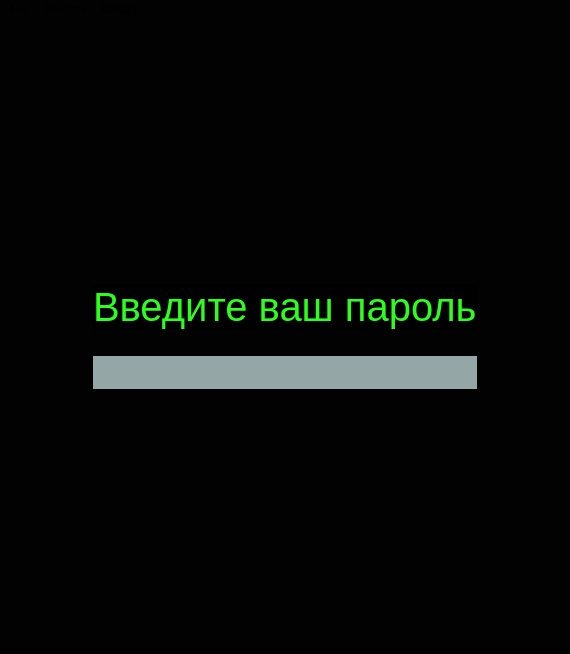
<?xml version="1.0" encoding="UTF-8"?>
<ui version="4.0">
 <class>Camera</class>
 <widget class="QMainWindow" name="Camera">
  <property name="geometry">
   <rect>
    <x>0</x>
    <y>0</y>
    <width>570</width>
    <height>654</height>
   </rect>
  </property>
  <property name="palette">
   <palette>
    <active>
     <colorrole role="Base">
      <brush brushstyle="SolidPattern">
       <color alpha="255">
        <red>255</red>
        <green>255</green>
        <blue>255</blue>
       </color>
      </brush>
     </colorrole>
     <colorrole role="Window">
      <brush brushstyle="SolidPattern">
       <color alpha="255">
        <red>2</red>
        <green>2</green>
        <blue>2</blue>
       </color>
      </brush>
     </colorrole>
    </active>
    <inactive>
     <colorrole role="Base">
      <brush brushstyle="SolidPattern">
       <color alpha="255">
        <red>255</red>
        <green>255</green>
        <blue>255</blue>
       </color>
      </brush>
     </colorrole>
     <colorrole role="Window">
      <brush brushstyle="SolidPattern">
       <color alpha="255">
        <red>2</red>
        <green>2</green>
        <blue>2</blue>
       </color>
      </brush>
     </colorrole>
    </inactive>
    <disabled>
     <colorrole role="Base">
      <brush brushstyle="SolidPattern">
       <color alpha="255">
        <red>2</red>
        <green>2</green>
        <blue>2</blue>
       </color>
      </brush>
     </colorrole>
     <colorrole role="Window">
      <brush brushstyle="SolidPattern">
       <color alpha="255">
        <red>2</red>
        <green>2</green>
        <blue>2</blue>
       </color>
      </brush>
     </colorrole>
    </disabled>
   </palette>
  </property>
  <property name="windowTitle">
   <string>Camera</string>
  </property>
  <property name="documentMode">
   <bool>false</bool>
  </property>
  <property name="dockNestingEnabled">
   <bool>false</bool>
  </property>
  <property name="unifiedTitleAndToolBarOnMac">
   <bool>false</bool>
  </property>
  <widget class="QWidget" name="centralwidget">
   <layout class="QGridLayout" name="gridLayout_2">
    <item row="0" column="0">
     <widget class="QStackedWidget" name="stackedWidget">
      <property name="currentIndex">
       <number>1</number>
      </property>
      <widget class="QWidget" name="page_video">
       <layout class="QGridLayout" name="gridLayout">
        <item row="0" column="0">
         <widget class="QCameraViewfinder" name="viewfinder_L" native="true">
          <property name="styleSheet">
           <string notr="true">background-color: rgb(43, 43, 43);</string>
          </property>
         </widget>
        </item>
        <item row="0" column="1">
         <widget class="QCameraViewfinder" name="viewfinder_R" native="true">
          <property name="styleSheet">
           <string notr="true">background-color: rgb(199, 255, 198);
background-color: rgb(43, 43, 43);</string>
          </property>
         </widget>
        </item>
       </layout>
      </widget>
      <widget class="QWidget" name="page_passwd">
       <layout class="QGridLayout" name="gridLayout_3">
        <item row="4" column="1">
         <spacer name="verticalSpacer">
          <property name="orientation">
           <enum>Qt::Vertical</enum>
          </property>
          <property name="sizeHint" stdset="0">
           <size>
            <width>20</width>
            <height>238</height>
           </size>
          </property>
         </spacer>
        </item>
        <item row="0" column="1">
         <spacer name="verticalSpacer_2">
          <property name="orientation">
           <enum>Qt::Vertical</enum>
          </property>
          <property name="sizeHint" stdset="0">
           <size>
            <width>20</width>
            <height>225</height>
           </size>
          </property>
         </spacer>
        </item>
        <item row="2" column="0">
         <spacer name="horizontalSpacer">
          <property name="orientation">
           <enum>Qt::Horizontal</enum>
          </property>
          <property name="sizeHint" stdset="0">
           <size>
            <width>68</width>
            <height>20</height>
           </size>
          </property>
         </spacer>
        </item>
        <item row="2" column="2">
         <spacer name="horizontalSpacer_2">
          <property name="orientation">
           <enum>Qt::Horizontal</enum>
          </property>
          <property name="sizeHint" stdset="0">
           <size>
            <width>68</width>
            <height>20</height>
           </size>
          </property>
         </spacer>
        </item>
        <item row="3" column="2">
         <spacer name="horizontalSpacer_4">
          <property name="orientation">
           <enum>Qt::Horizontal</enum>
          </property>
          <property name="sizeHint" stdset="0">
           <size>
            <width>82</width>
            <height>20</height>
           </size>
          </property>
         </spacer>
        </item>
        <item row="3" column="0">
         <spacer name="horizontalSpacer_3">
          <property name="orientation">
           <enum>Qt::Horizontal</enum>
          </property>
          <property name="sizeHint" stdset="0">
           <size>
            <width>83</width>
            <height>20</height>
           </size>
          </property>
         </spacer>
        </item>
        <item row="3" column="1">
         <widget class="QLineEdit" name="lineEdit_password">
          <property name="font">
           <font>
            <family>Microsoft Sans Serif</family>
            <pointsize>20</pointsize>
           </font>
          </property>
          <property name="styleSheet">
           <string notr="true">color: rgb(8, 113, 15);
background-color: rgb(149, 166, 167);
</string>
          </property>
          <property name="text">
           <string/>
          </property>
          <property name="frame">
           <bool>false</bool>
          </property>
         </widget>
        </item>
        <item row="1" column="1">
         <widget class="QLabel" name="label_password">
          <property name="font">
           <font>
            <pointsize>30</pointsize>
           </font>
          </property>
          <property name="styleSheet">
           <string notr="true">background-color: rgb(0, 0, 0);
color: rgb(43, 255, 28);</string>
          </property>
          <property name="text">
           <string>Введите ваш пароль</string>
          </property>
         </widget>
        </item>
       </layout>
      </widget>
     </widget>
    </item>
   </layout>
  </widget>
  <widget class="QMenuBar" name="menubar">
   <property name="geometry">
    <rect>
     <x>0</x>
     <y>0</y>
     <width>570</width>
     <height>25</height>
    </rect>
   </property>
   <widget class="QMenu" name="menuDebug">
    <property name="title">
     <string>Debug</string>
    </property>
    <addaction name="action0"/>
    <addaction name="action1"/>
   </widget>
   <widget class="QMenu" name="menuDevices">
    <property name="title">
     <string>Devices</string>
    </property>
   </widget>
   <widget class="QMenu" name="menuFile">
    <property name="title">
     <string>File</string>
    </property>
    <addaction name="actionStartCamera"/>
    <addaction name="actionStopCamera"/>
    <addaction name="separator"/>
    <addaction name="separator"/>
    <addaction name="actionExit"/>
   </widget>
   <addaction name="menuFile"/>
   <addaction name="menuDevices"/>
   <addaction name="menuDebug"/>
  </widget>
  <action name="actionExit">
   <property name="text">
    <string>Exit</string>
   </property>
  </action>
  <action name="actionStartCamera">
   <property name="text">
    <string>Start Camera</string>
   </property>
  </action>
  <action name="actionStopCamera">
   <property name="text">
    <string>Stop Camera</string>
   </property>
  </action>
  <action name="actionSettings">
   <property name="text">
    <string>Settings</string>
   </property>
  </action>
  <action name="action0">
   <property name="text">
    <string>0</string>
   </property>
  </action>
  <action name="action1">
   <property name="text">
    <string>1</string>
   </property>
  </action>
 </widget>
 <customwidgets>
  <customwidget>
   <class>QCameraViewfinder</class>
   <extends>QWidget</extends>
   <header>qcameraviewfinder.h</header>
   <container>1</container>
  </customwidget>
 </customwidgets>
 <resources/>
 <connections>
  <connection>
   <sender>actionExit</sender>
   <signal>triggered()</signal>
   <receiver>Camera</receiver>
   <slot>close()</slot>
   <hints>
    <hint type="sourcelabel">
     <x>-1</x>
     <y>-1</y>
    </hint>
    <hint type="destinationlabel">
     <x>154</x>
     <y>130</y>
    </hint>
   </hints>
  </connection>
  <connection>
   <sender>actionSettings</sender>
   <signal>triggered()</signal>
   <receiver>Camera</receiver>
   <slot>configureCaptureSettings()</slot>
   <hints>
    <hint type="sourcelabel">
     <x>-1</x>
     <y>-1</y>
    </hint>
    <hint type="destinationlabel">
     <x>333</x>
     <y>210</y>
    </hint>
   </hints>
  </connection>
  <connection>
   <sender>actionStartCamera</sender>
   <signal>triggered()</signal>
   <receiver>Camera</receiver>
   <slot>startCamera()</slot>
   <hints>
    <hint type="sourcelabel">
     <x>-1</x>
     <y>-1</y>
    </hint>
    <hint type="destinationlabel">
     <x>333</x>
     <y>210</y>
    </hint>
   </hints>
  </connection>
  <connection>
   <sender>actionStopCamera</sender>
   <signal>triggered()</signal>
   <receiver>Camera</receiver>
   <slot>stopCamera()</slot>
   <hints>
    <hint type="sourcelabel">
     <x>-1</x>
     <y>-1</y>
    </hint>
    <hint type="destinationlabel">
     <x>333</x>
     <y>210</y>
    </hint>
   </hints>
  </connection>
 </connections>
 <slots>
  <slot>record()</slot>
  <slot>pause()</slot>
  <slot>stop()</slot>
  <slot>enablePreview(bool)</slot>
  <slot>configureCaptureSettings()</slot>
  <slot>takeImage()</slot>
  <slot>startCamera()</slot>
  <slot>toggleLock()</slot>
  <slot>setMuted(bool)</slot>
  <slot>stopCamera()</slot>
  <slot>setExposureCompensation(int)</slot>
 </slots>
</ui>
